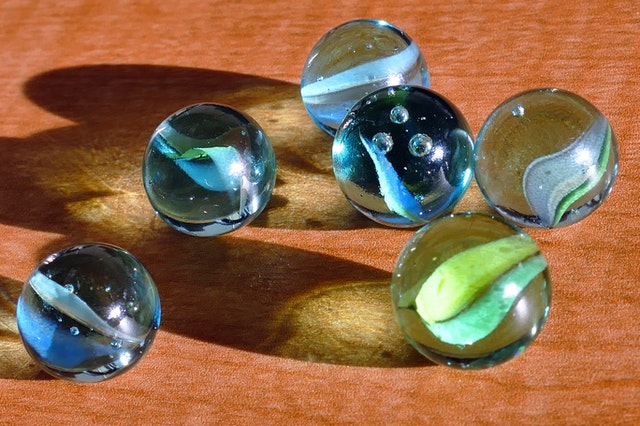
#> input picture images/balls.jpg, 640 x 426 px, found by its file name
$ python 1.PY
#> lines starting #> are read from the running program, lines starting #| are printed output that depends on the picture; after the words box and inside, x2 and y2 are one past the last pixel; in counts of white or black regions, pixels touching at a corner belong together
import numpy as np
import cv2 as cv

img = cv.imread(r'images\balls.jpg')
#> img is the input picture: shape (426, 640, 3); mean B, G, R 71.6, 102.9, 140.8
gray = cv.cvtColor(img, cv.COLOR_BGR2GRAY)
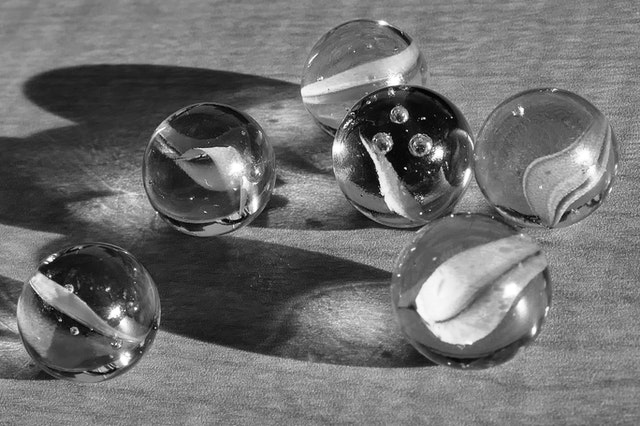
#> gray: shape (426, 640); min 0, max 255, mean 110.7

ret, thres = cv.threshold(gray, 127,255,0)
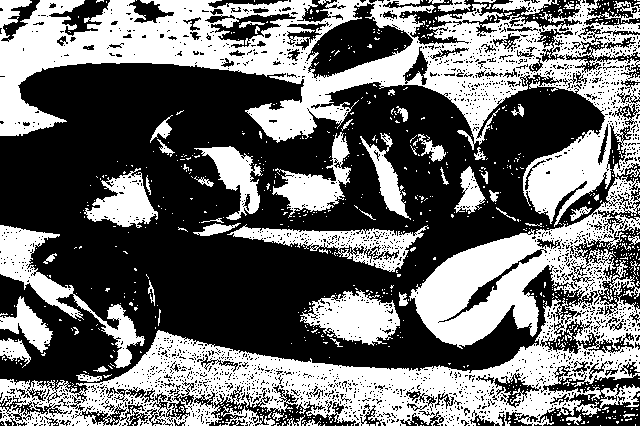
#> thres: shape (426, 640); 43% white; 876 white regions (815 under 20 px)
contours, hierarchy = cv.findContours(thres, cv.RETR_TREE, cv.CHAIN_APPROX_SIMPLE)
#> contours = 4694 contours, 4431 with area under 20; largest, box (x1, y1, x2, y2) and area: (0, 0, 640, 426) 106934, (305, 2, 414, 79) 4082, (0, 225, 145, 368) 3822, (227, 224, 429, 272) 3616, (300, 290, 400, 346) 3208
# cnt = contours[4]
# dst = cv.drawContours(gray, [cnt], 0, (0,255,0),1)

dst = cv.drawContours(img, contours, -1, (0,255,0), 3)
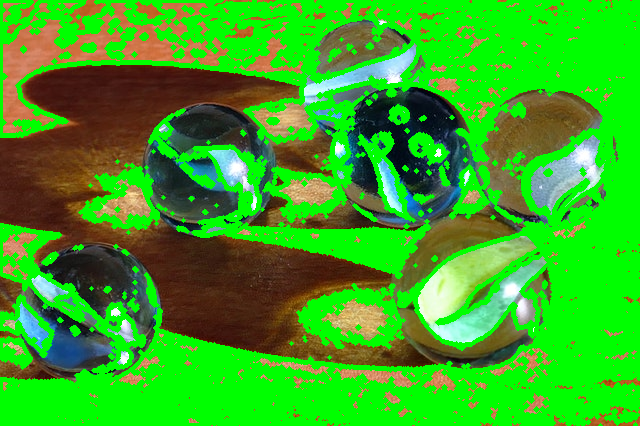
#> dst: shape (426, 640, 3); mean B, G, R 32.2, 169.6, 55.2

cv.imshow('dst',dst)
cv.waitKey(0)
